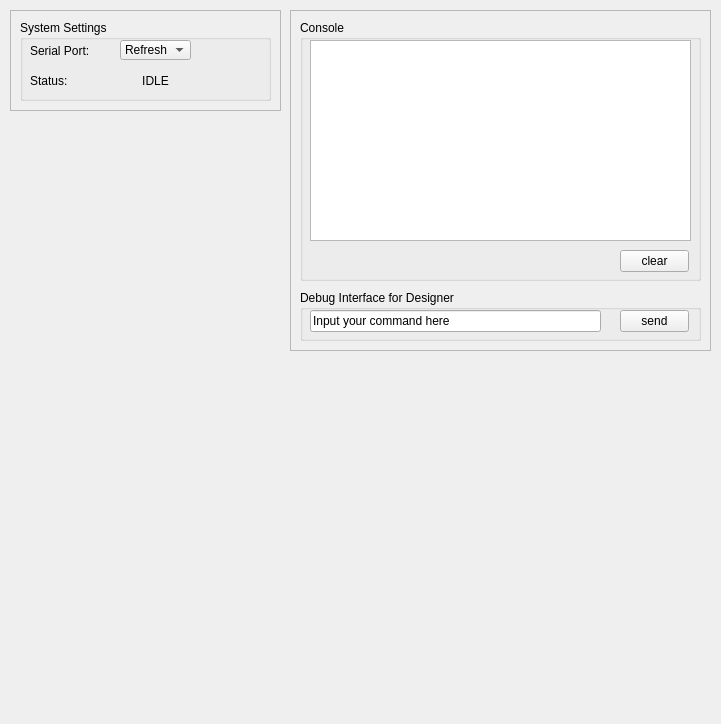
<?xml version="1.0" encoding="UTF-8"?>
<ui version="4.0">
 <class>Lacewing_dialog</class>
 <widget class="QMainWindow" name="Lacewing_dialog">
  <property name="geometry">
   <rect>
    <x>0</x>
    <y>0</y>
    <width>721</width>
    <height>724</height>
   </rect>
  </property>
  <property name="windowTitle">
   <string>Lacewing @ Imperial College London</string>
  </property>
  <property name="autoFillBackground">
   <bool>false</bool>
  </property>
  <widget class="QWidget" name="centralWidget">
   <widget class="QFrame" name="system_frame">
    <property name="geometry">
     <rect>
      <x>10</x>
      <y>10</y>
      <width>271</width>
      <height>101</height>
     </rect>
    </property>
    <property name="sizePolicy">
     <sizepolicy hsizetype="Fixed" vsizetype="Fixed">
      <horstretch>0</horstretch>
      <verstretch>0</verstretch>
     </sizepolicy>
    </property>
    <property name="frameShape">
     <enum>QFrame::StyledPanel</enum>
    </property>
    <property name="frameShadow">
     <enum>QFrame::Sunken</enum>
    </property>
    <widget class="QGroupBox" name="system_groupBox">
     <property name="geometry">
      <rect>
       <x>10</x>
       <y>10</y>
       <width>251</width>
       <height>81</height>
      </rect>
     </property>
     <property name="title">
      <string>System Settings</string>
     </property>
     <widget class="QLabel" name="serial_port_title_label">
      <property name="geometry">
       <rect>
        <x>10</x>
        <y>20</y>
        <width>80</width>
        <height>21</height>
       </rect>
      </property>
      <property name="sizePolicy">
       <sizepolicy hsizetype="Expanding" vsizetype="Expanding">
        <horstretch>0</horstretch>
        <verstretch>0</verstretch>
       </sizepolicy>
      </property>
      <property name="text">
       <string>Serial Port:</string>
      </property>
     </widget>
     <widget class="QComboBox" name="serial_port_comboBox">
      <property name="enabled">
       <bool>true</bool>
      </property>
      <property name="geometry">
       <rect>
        <x>100</x>
        <y>20</y>
        <width>71</width>
        <height>20</height>
       </rect>
      </property>
      <property name="font">
       <font>
        <weight>50</weight>
        <bold>false</bold>
       </font>
      </property>
      <property name="layoutDirection">
       <enum>Qt::LeftToRight</enum>
      </property>
      <item>
       <property name="text">
        <string>Refresh</string>
       </property>
      </item>
     </widget>
     <widget class="QLabel" name="ui_status_title_label">
      <property name="geometry">
       <rect>
        <x>10</x>
        <y>50</y>
        <width>80</width>
        <height>21</height>
       </rect>
      </property>
      <property name="sizePolicy">
       <sizepolicy hsizetype="Expanding" vsizetype="Expanding">
        <horstretch>0</horstretch>
        <verstretch>0</verstretch>
       </sizepolicy>
      </property>
      <property name="text">
       <string>Status:</string>
      </property>
     </widget>
     <widget class="QLabel" name="ui_status_label">
      <property name="geometry">
       <rect>
        <x>100</x>
        <y>50</y>
        <width>71</width>
        <height>21</height>
       </rect>
      </property>
      <property name="sizePolicy">
       <sizepolicy hsizetype="Expanding" vsizetype="Expanding">
        <horstretch>0</horstretch>
        <verstretch>0</verstretch>
       </sizepolicy>
      </property>
      <property name="text">
       <string>IDLE</string>
      </property>
      <property name="alignment">
       <set>Qt::AlignCenter</set>
      </property>
     </widget>
    </widget>
   </widget>
   <widget class="QFrame" name="console_frame">
    <property name="geometry">
     <rect>
      <x>290</x>
      <y>10</y>
      <width>421</width>
      <height>341</height>
     </rect>
    </property>
    <property name="frameShape">
     <enum>QFrame::StyledPanel</enum>
    </property>
    <property name="frameShadow">
     <enum>QFrame::Sunken</enum>
    </property>
    <widget class="QGroupBox" name="console_groupBox">
     <property name="geometry">
      <rect>
       <x>10</x>
       <y>10</y>
       <width>401</width>
       <height>261</height>
      </rect>
     </property>
     <property name="title">
      <string>Console</string>
     </property>
     <widget class="QPushButton" name="console_clear_pushButton">
      <property name="geometry">
       <rect>
        <x>320</x>
        <y>230</y>
        <width>69</width>
        <height>22</height>
       </rect>
      </property>
      <property name="minimumSize">
       <size>
        <width>69</width>
        <height>22</height>
       </size>
      </property>
      <property name="maximumSize">
       <size>
        <width>69</width>
        <height>22</height>
       </size>
      </property>
      <property name="text">
       <string>clear</string>
      </property>
     </widget>
     <widget class="QTextBrowser" name="console_textEdit">
      <property name="geometry">
       <rect>
        <x>10</x>
        <y>20</y>
        <width>381</width>
        <height>201</height>
       </rect>
      </property>
      <property name="textInteractionFlags">
       <set>Qt::TextSelectableByKeyboard|Qt::TextSelectableByMouse</set>
      </property>
     </widget>
    </widget>
    <widget class="QGroupBox" name="user_cmd_groupBox">
     <property name="geometry">
      <rect>
       <x>10</x>
       <y>280</y>
       <width>401</width>
       <height>51</height>
      </rect>
     </property>
     <property name="title">
      <string>Debug Interface for Designer</string>
     </property>
     <widget class="QLineEdit" name="user_cmd_lineEdit">
      <property name="geometry">
       <rect>
        <x>10</x>
        <y>20</y>
        <width>291</width>
        <height>22</height>
       </rect>
      </property>
      <property name="whatsThis">
       <string comment="Only used for designer"/>
      </property>
      <property name="text">
       <string>Input your command here</string>
      </property>
      <property name="placeholderText">
       <string/>
      </property>
     </widget>
     <widget class="QPushButton" name="user_cmd_pushButton">
      <property name="geometry">
       <rect>
        <x>320</x>
        <y>20</y>
        <width>69</width>
        <height>22</height>
       </rect>
      </property>
      <property name="minimumSize">
       <size>
        <width>69</width>
        <height>22</height>
       </size>
      </property>
      <property name="maximumSize">
       <size>
        <width>69</width>
        <height>22</height>
       </size>
      </property>
      <property name="text">
       <string>send</string>
      </property>
     </widget>
    </widget>
   </widget>
  </widget>
 </widget>
 <resources/>
 <connections>
  <connection>
   <sender>user_cmd_lineEdit</sender>
   <signal>returnPressed()</signal>
   <receiver>user_cmd_pushButton</receiver>
   <slot>click()</slot>
   <hints>
    <hint type="sourcelabel">
     <x>595</x>
     <y>318</y>
    </hint>
    <hint type="destinationlabel">
     <x>643</x>
     <y>321</y>
    </hint>
   </hints>
  </connection>
 </connections>
</ui>
